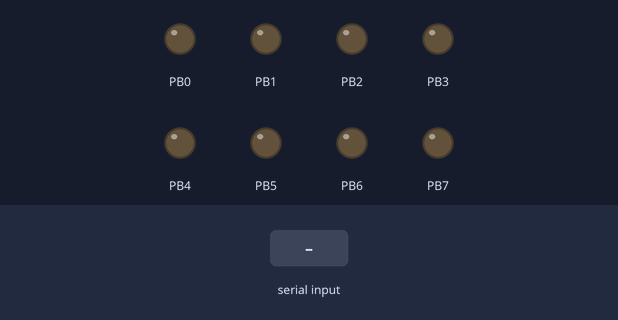
The program below on a simulated ATmega16, built with avr-gcc and emulated at 8 MHz. Shown: output pins drawn as LEDs (lit = HIGH). The test bench sets the inputs (shaded band). What the program prints to the serial monitor is not drawn.

Above: at 1.2 s.
1.3 s: "1\n" received over Serial
At 1.7 s:
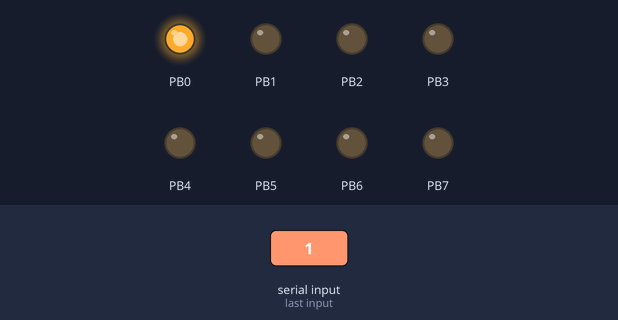
2.8 s: byte 50 ('2') received over Serial
At 3.5 s:
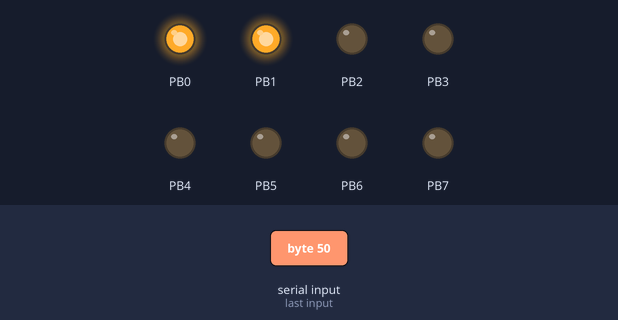
4.3 s: byte 51 ('3') received over Serial
At 4.6 s:
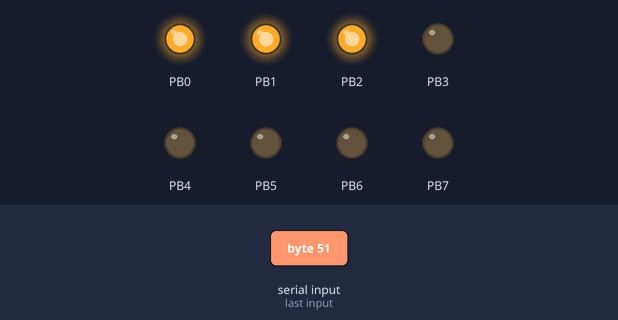
5.8 s: byte 52 ('4') received over Serial
At 7.0 s:
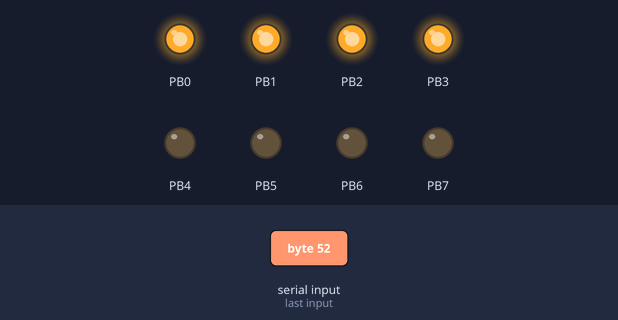
7.3 s: byte 53 ('5') received over Serial
At 8.1 s:
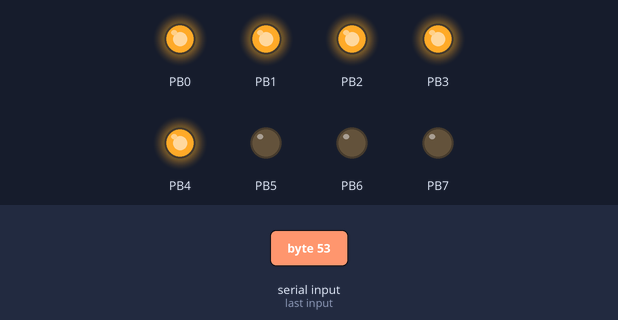
8.8 s: byte 54 ('6') received over Serial
At 9.2 s:
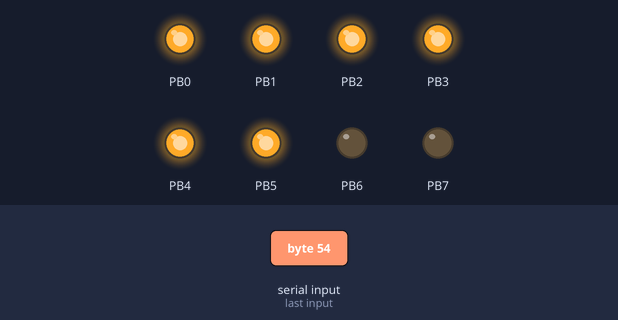
Timing chart, 0 to 11.3 s (numbered marks = the images above; inputs shaded):
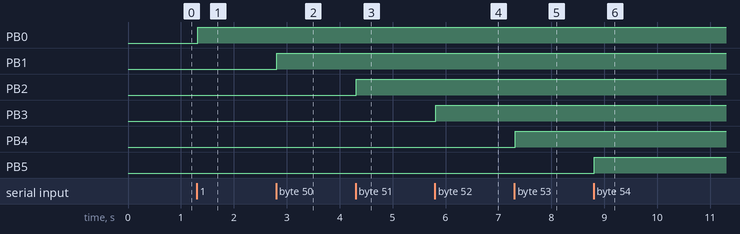

The program:

ex2_Lab4.c
```c
/*
 * ex2_Lab5.c
 *
 * Created: 12/10/2019 1:47:02 PM
 * Author : superminiala
 */

#include <avr/io.h>

void usart_init(void){
	UCSRA = 0; //Initialize USCRA as 0
	// Activate transmitter receiver
	UCSRB = (1 << RXEN) | (1<< TXEN);
	//Baud rate = 9600
	UBRRH = 0;
	UBRRL = 51;
	// 8 bit character size 1 stop bit
	UCSRC = (1 << URSEL) | (3 << UCSZ0);
}

void usart_transmit(unsigned char byte){
	while(!(UCSRA & (1 << UDRE)));
	UDR = byte;
}
unsigned char  usart_receive(void ){
	while(!(UCSRA &(1 << RXC)));
	return  UDR;
}

void  print_invalid(void){
	usart_transmit('I');
	usart_transmit('n');
	usart_transmit('v');
	usart_transmit('a');
	usart_transmit('l');
	usart_transmit('i');
	usart_transmit('d');
	usart_transmit(' ');
	usart_transmit('N');
	usart_transmit('u');
	usart_transmit('m');
	usart_transmit('b');
	usart_transmit('e');
	usart_transmit('r');
	usart_transmit(0x00);
}
void  print_number(unsigned char number){
	usart_transmit('N');
	usart_transmit('u');
	usart_transmit('m');
	usart_transmit('b');
	usart_transmit('e');
	usart_transmit('r');
	usart_transmit(' ');
	usart_transmit('R');
	usart_transmit('e');
	usart_transmit('a');
	usart_transmit('d');
	usart_transmit(':');
	usart_transmit(0x00);
	usart_transmit(number);
}
void turn_on_leds(unsigned char input){
switch (input){
	case '1':
	PORTB = 0x01;
	break;
	case '2':
	PORTB = 0x03;
	break;
	case '3':
	PORTB = 0X07;
	break;
	case '4':
	PORTB = 0x0F;
	break;
	case '5':
	PORTB = 0X1F;
	break;
	case '6':
	PORTB = 0X3F;
	break;
	case '7':
	PORTB = 0X7F;
	break;
	case '8':
	PORTB = 0xFF;
	break;
}
return;
}
int main(void)
{   unsigned char input;
	DDRB = 0xFF;
	usart_init();
     while (1)
    {
		input = usart_receive();
		if(input == '9'){
			print_invalid();
			usart_transmit('\n');
		}
		else if(input== '0'){
			print_number(input);
			usart_transmit('\n');
			PORTB = 0X00;
		}
		else{
			print_number(input);
			usart_transmit('\n');
			turn_on_leds(input);
		}
    }

}
```

Measured:
- after the input at 1.3 s, PB0: LOW → HIGH at once
- after the input at 2.8 s, PB1: LOW → HIGH at once
- after the input at 4.3 s, PB2: LOW → HIGH at once
- after the input at 5.8 s, PB3: LOW → HIGH at once
- after the input at 7.3 s, PB4: LOW → HIGH at once
- after the input at 8.8 s, PB5: LOW → HIGH at once
